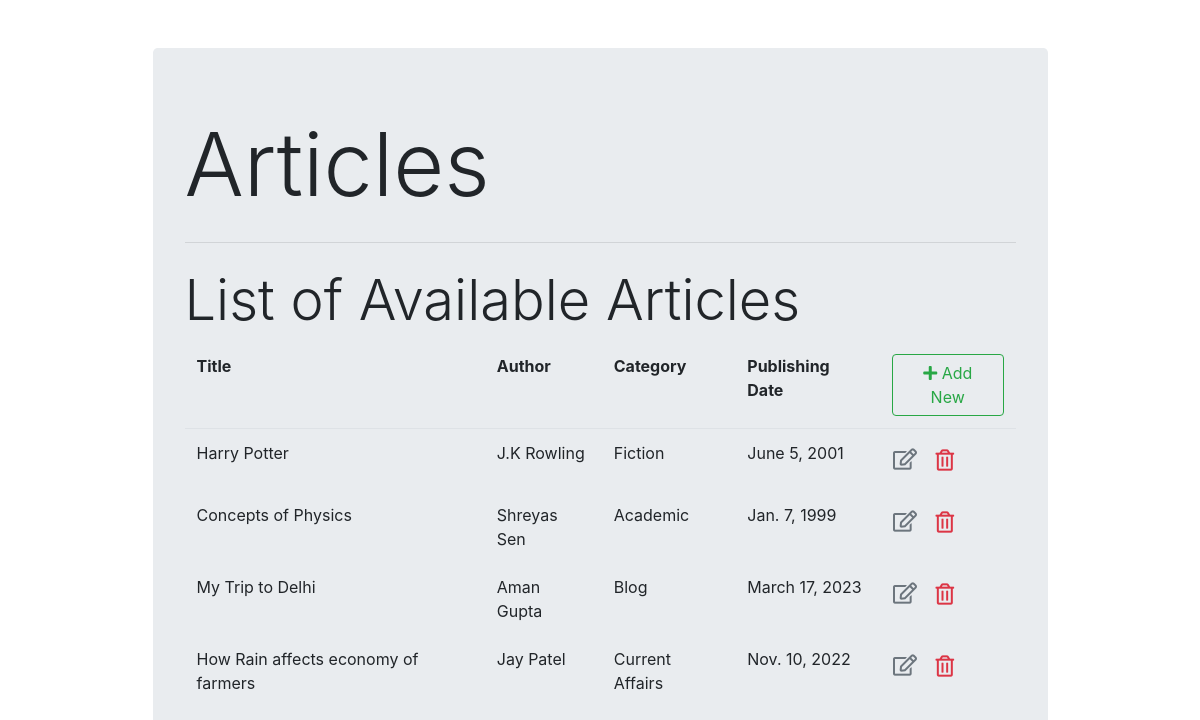
The page /list/ on the database as committed earlier.
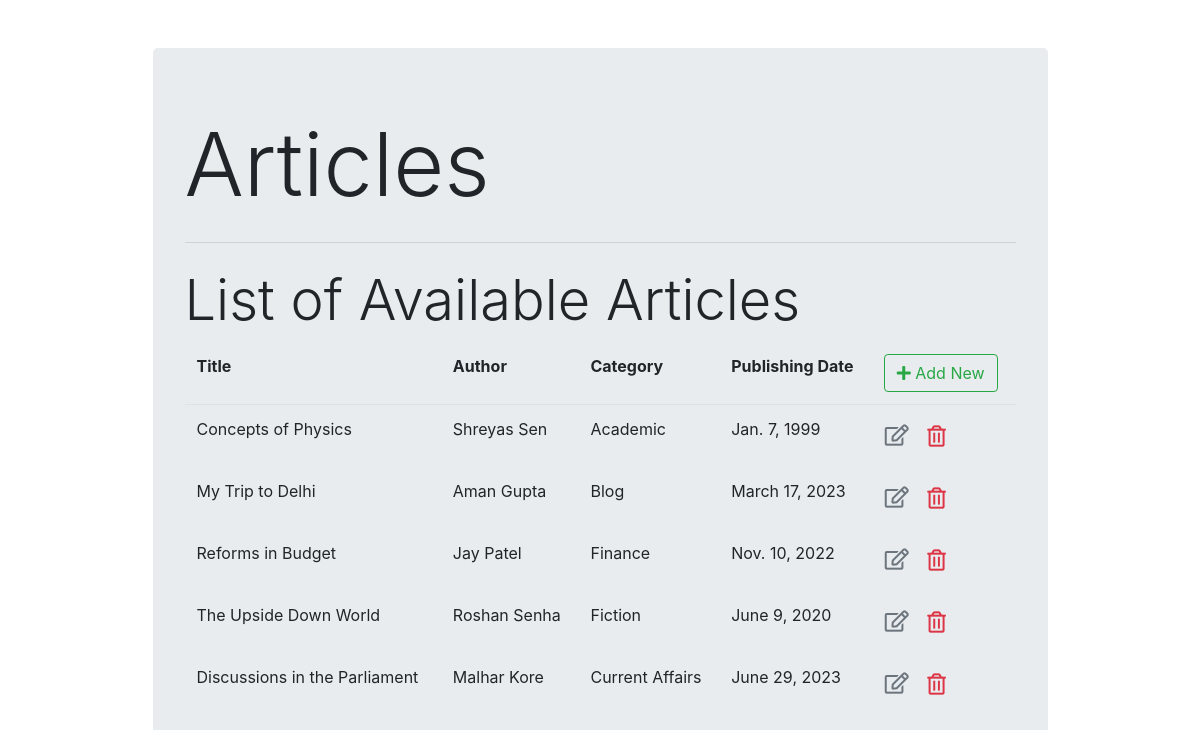
The same page on the database as committed later.
### ArticleDB/models.py (models this page shows)
class Article(models.Model):
    title = models.CharField(max_length=255)
    author = models.CharField(max_length=255)
    publishingDate = models.DateField(null=True)
    category= models.ForeignKey(Category,on_delete=models.CASCADE)

class Category(models.Model):
    catego = models.CharField(max_length=50)
    def __str__(self):
        return self.catego

### ArticleDB/views.py (the view)
# urls.py: path('list/',views.article_List,name='article_list')
def article_List(request):
    context = {'article_list': Article.objects.all()}
    return render(request,"ArticleDB/article_list.html" , context)

### ArticleDB/templates/ArticleDB/article_list.html (shortened to what this page needs)
{% extends "ArticleDB/base.html" %}
{% block content %}
<table class="table table-borderless">
    <h1 class="display-4">List of Available Articles</h1>
    <thead class="border-bottom font-weight-bold">
        <tr>
            <td>Title</td>
            <td>Author</td>
            <td>Category</td>
            <td>Publishing Date</td>
            <td>
                <a href="{% url 'article_insert' %}" class="btn btn-outline-success">
                    <i class="fas fa-plus"></i> Add New
                </a>
            </td>
        </tr>
    </thead>
    <tbody>
        {% for x in article_list %}
            <tr>
                <td>{{x.title}}</td>
                <td>{{x.author}}</td>
                <td>{{x.category}}</td>
                <td>{{x.publishingDate}}</td>
                <td>
                    <a href="{% url 'article_update' x.id %}" class="btn text-secondary px-0">
                        <i class="far fa-edit fa-lg"></i>
                    </a>
                    <form action="{% url 'article_delete' x.id %}" method="post" class="d-inline">
                        <button type="submit" class="btn">
                            <i class="far fa-trash-alt fa-lg text-danger float-right"></i>
                        </button>
                    </form>
                </td>
            </tr>
        {% endfor %}
    </tbody>
</table>
{% endblock content %}

### ArticleDB/templates/ArticleDB/base.html (shortened to what this page needs)
<!DOCTYPE html>
<html lang="en">
<head>
    <link rel="stylesheet" href="https://stackpath.bootstrapcdn.com/bootstrap/4.3.1/css/bootstrap.min.css"
>
    <link rel="stylesheet" href="https://cdnjs.cloudflare.com/ajax/libs/font-awesome/5.11.2/css/all.min.css">
</head>
<body>
    <div class="container">
        <div class="col-md-10 offset-md-1 mt-5">
            <div class="jumbotron">
                <h1 class="display-2">Articles</h1>
                <hr class="my-4">
                {% block content %}
                {% endblock content %}
            </div>
        </div>
    </div>
</body>
</html>

Rows that differ between the two databases and show on the page:
removed Article: title "Harry Potter", author "J.K Rowling", category "Fiction", publishingDate "June 5, 2001"
changed Article "Jay Patel": title "How Rain affects economy of farmers" → "Reforms in Budget"; category "Current Affairs" → "Finance"
added Article: title "The Upside Down World", author "Roshan Senha", category "Fiction", publishingDate "June 9, 2020"
added Article: title "Discussions in the Parliament", author "Malhar Kore", category "Current Affairs", publishingDate "June 29, 2023"
